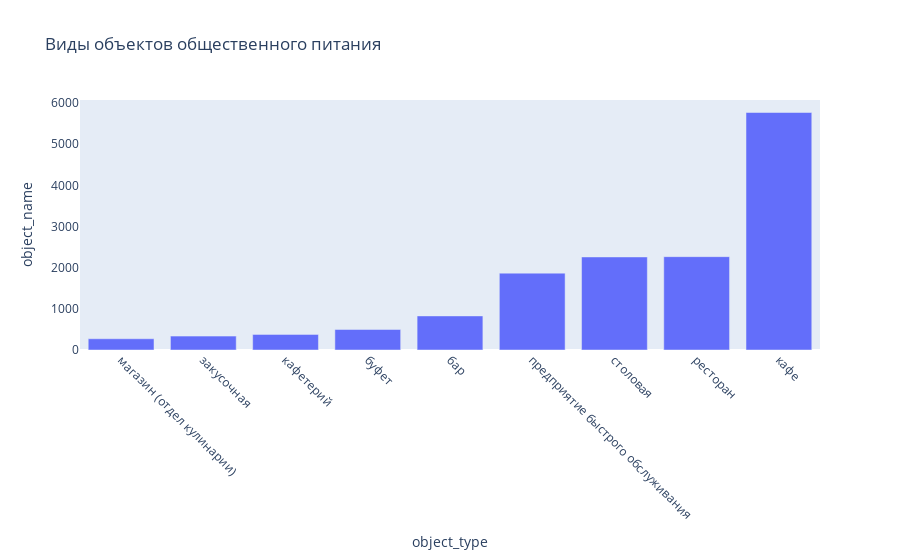

Notebook code for this chart:
### Markdown cell above
##### Шаг №2. Анализ данных

### Code cell
# Исследуем соотношение видов объектов общественного питания по количеству.

object_types = rest_data.groupby('object_type',as_index=False).object_name.count().sort_values(by='object_name')
fig = px.bar(object_types, x='object_type', y='object_name',title='Виды объектов общественного питания')
fig.update_layout(xaxis_showgrid=False, yaxis_showgrid=False)
fig.update_xaxes(tickangle=45)
fig.show()

### Figure 1 — Plotly figure (JSON) as saved in the notebook; plotly's stock layout.template omitted (floating-point values rounded to 4 significant figures)
{"data": [{"alignmentgroup": "True", "hovertemplate": "object_type=%{x}<br>object_name=%{y}<extra></extra>", "legendgroup": "", "marker": {"color": "#636efa"}, "name": "", "offsetgroup": "", "orientation": "v", "showlegend": false, "textposition": "auto", "type": "bar", "x": ["магазин (отдел кулинарии)", "закусочная", "кафетерий", "буфет", "бар", "предприятие быстрого обслуживания", "столовая", "ресторан", "кафе"], "xaxis": "x", "y": [273, 337, 379, 498, 828, 1867, 2260, 2267, 5768], "yaxis": "y"}], "layout": {"barmode": "relative", "legend": {"tracegroupgap": 0}, "title": {"text": "Виды объектов общественного питания"}, "xaxis": {"anchor": "y", "domain": [0, 1], "showgrid": false, "tickangle": 45, "title": {"text": "object_type"}}, "yaxis": {"anchor": "x", "domain": [0, 1], "showgrid": false, "title": {"text": "object_name"}}}}
